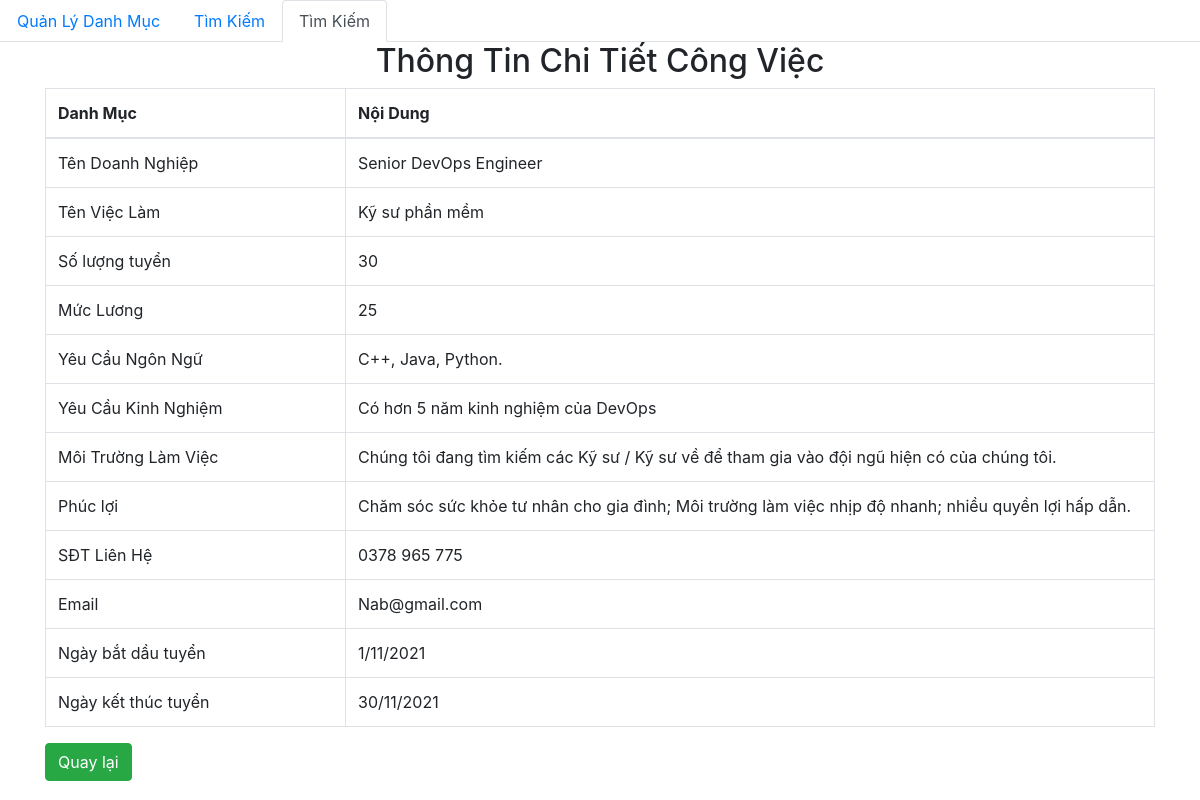
/page/congviec/result_info.php?job_id=38, run on an earlier commit of the app's database.
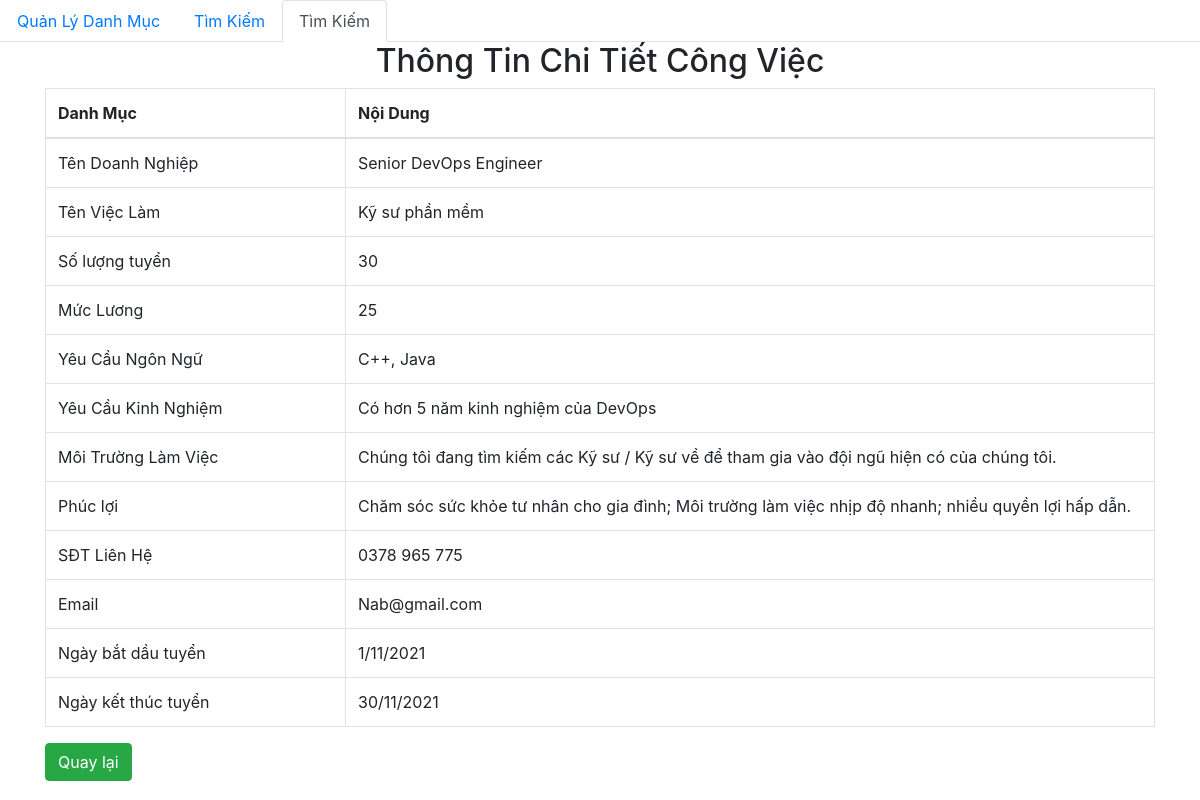
And on a later commit of the database.
### tables this page shows
CREATE TABLE `cong_viec` (
  `job_id` int(11) NOT NULL,
  `job_own` varchar(100) DEFAULT NULL,
  `job_name` varchar(100) DEFAULT NULL,
  `job_quantity` int(11) DEFAULT NULL,
  `job_salary` int(20) DEFAULT NULL,
  `job_language` varchar(50) DEFAULT NULL,
  `job_experiment` varchar(500) DEFAULT NULL,
  `job_environment` varchar(500) DEFAULT NULL,
  `job_profit` varchar(500) DEFAULT NULL,
  `job_address` varchar(500) DEFAULT NULL,
  `job_hotline` varchar(15) DEFAULT NULL,
  `job_email` varchar(500) DEFAULT NULL,
  `job_start` varchar(20) DEFAULT NULL,
  `job_end` varchar(20) DEFAULT NULL,
  `job_img` varchar(500) NOT NULL,
  `job_class` varchar(50) NOT NULL
);

### page/db/dbhelper.php (called while the page is built, shortened)
<?php
function executeResult($sql) {
	$con = mysqli_connect(HOST, USERNAME, PASSWORD, DATABASE);
	$result = mysqli_query($con, $sql);
	$data   = [];
	if ($result != null) {
		while ($row = mysqli_fetch_array($result, 1)) {
			$data[] = $row;
		}
	}
	return $data;
}
function executeSingleResult($sql) {
	$con = mysqli_connect(HOST, USERNAME, PASSWORD, DATABASE);
	$result = mysqli_query($con, $sql);
	$row    = null;
	if ($result != null) {
		$row = mysqli_fetch_array($result, 1);
	}
	return $row;
}

### page/congviec/result_info.php (the view, shortened to what this page needs)
<?php
require_once ('../db/dbhelper.php');
if(isset($_GET['job_id'])){
	$job_id = $_GET['job_id'];
	$sql = 'select * from cong_viec where job_id ='.$job_id;
	$category = executeSingleResult($sql);
}
?>
<!DOCTYPE html>
<html>
<head>
	<link rel="stylesheet" href="https://maxcdn.bootstrapcdn.com/bootstrap/4.4.1/css/bootstrap.min.css">
</head>
<body>
	<ul class="nav nav-tabs">
	  <li class="nav-item">
	    <a class="nav-link" href="../category/index.php">Quản Lý Danh Mục</a>
	  </li>
	  <li class="nav-item">
	    <a class="nav-link" href="../congviec/timkiem.php">Tìm Kiếm</a>
	  </li>
	  <li class="nav-item">
	    <a class="nav-link active" href="../category/apply_job.php">Tìm Kiếm</a>
	  </li>
	</ul>
	<div class="container">
		<div class="panel panel-primary">
			<div class="panel-heading">
				<h2 class="text-center">Thông Tin Chi Tiết Công Việc</h2>
			</div>
			<div class="panel-body">
				<table class="table table-bordered table-hover">
		<thead>
			<tr>
				<th>Danh Mục</th>
				<th>Nội Dung</th>
			</tr>
		</thead>
		<tbody>
<?php
$sql = 'select * from cong_viec where job_id="'.$job_id.'"';
$Listcong_viec = executeResult($sql);
foreach ($Listcong_viec as $item){
	echo '
		<tr>
			<td width=300px>Tên Doanh Nghiệp</td>
			<td>'.$item['job_own'].'</td>
		</tr>
		<tr>
			<td>Tên Việc Làm</td>
			<td>'.$item['job_name'].'</td>
		</tr>
		<tr>
			<td>Số lượng tuyển</td>
			<td>'.$item['job_quantity'].'</td>
		</tr>
		<tr>
			<td>Mức Lương</td>
			<td>'.$item['job_salary'].'</td>
		</tr>
		<tr>
			<td>Yêu Cầu Ngôn Ngữ</td>
			<td>'.$item['job_language'].'</td>
		</tr>
		<tr>
			<td>Yêu Cầu Kinh Nghiệm</td>
			<td>'.$item['job_experiment'].'</td>
		</tr>
		<tr>
			<td>Môi Trường Làm Việc</td>
			<td>'.$item['job_environment'].'</td>
		</tr>
		<tr>
			<td>Phúc lợi</td>
			<td>'.$item['job_profit'].'</td>
		</tr>
		<tr>
			<td>SĐT Liên Hệ</td>
			<td>'.$item['job_hotline'].'</td>
		</tr>
		<tr>
			<td>Email</td>
			<td>'.$item['job_email'].'</td>
		</tr>
		<tr>
			<td>Ngày bắt dầu tuyển</td>
			<td>'.$item['job_start'].'</td>
		</tr>
		<tr>
			<td>Ngày kết thúc tuyển</td>
			<td>'.$item['job_end'].'</td>
		</tr>';
}
?>
		</tbody>
		</table>
			<a href="result.php"><button class="btn btn-success">Quay lại</button></a>
			</div>
		</div>
	</div>
</body>
</html>

What changed in the data, as far as the page shows it:
changed cong_viec "Senior DevOps Engineer": job_language "C++, Java, Python." → "C++, Java"
